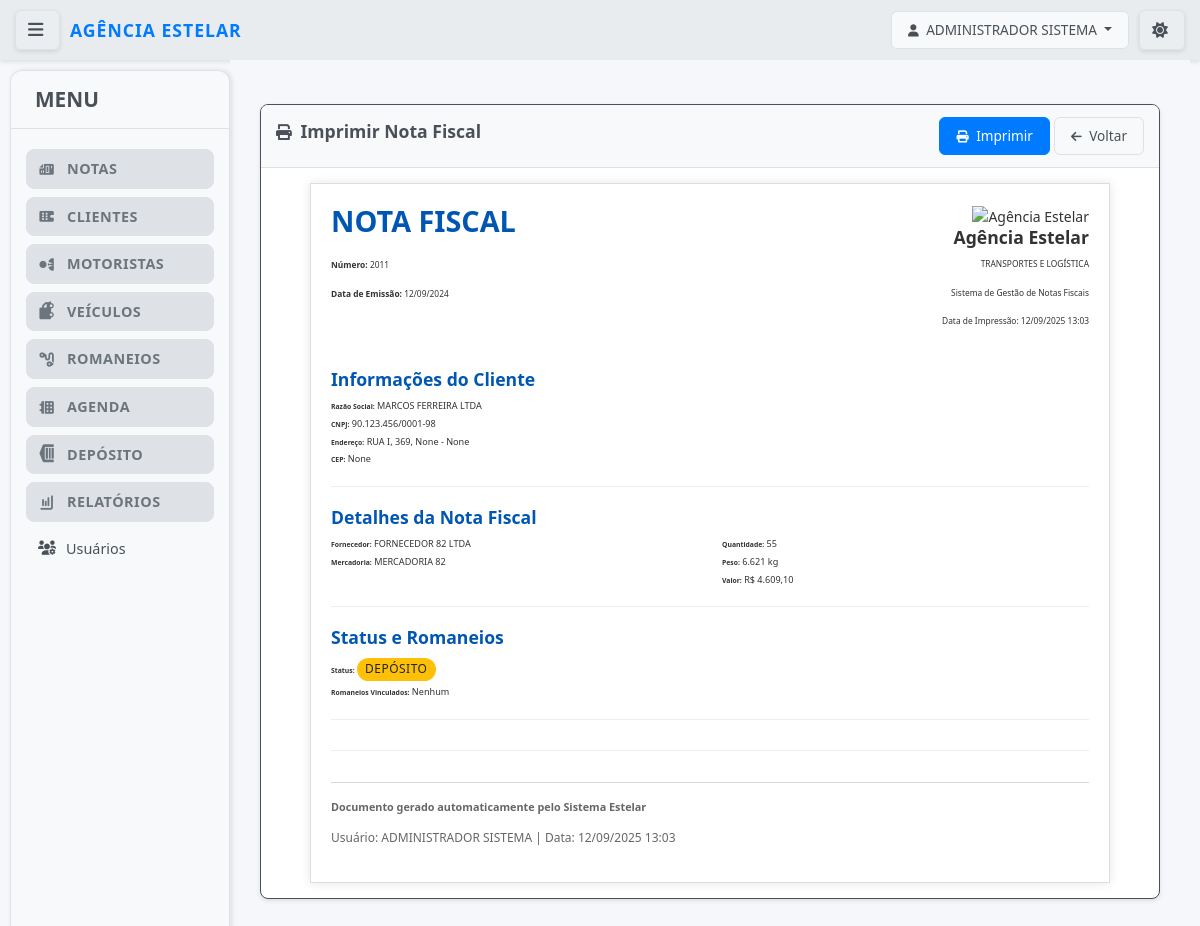
/notas/minhas-notas/456/imprimir/ (signed in), run on the app's committed database.
### notas/models.py (models this page shows, shortened)
class UpperCaseMixin:
    def save(self, *args, **kwargs):
        for field in self._meta.fields:
            if hasattr(field, 'max_length') and hasattr(self, field.name):
                value = getattr(self, field.name)
                if value and isinstance(value, str):
                    exclude_fields = [
                        'email', 'password', 'username', 'cpf', 'cnpj',
                        'cnh', 'chassi', 'renavam', 'placa', 'cep',
                        'telefone', 'rntrc', 'numero_consulta', 'tipo_usuario',
                        'status'  # Adicionado para não converter status para maiúsculo
                    ]
                    if field.name not in exclude_fields:
                        setattr(self, field.name, value.upper())
        super().save(*args, **kwargs)

class Usuario(UpperCaseMixin, AbstractUser):
    TIPO_USUARIO_CHOICES = [
        ('admin', 'Administrador'),
        ('funcionario', 'Funcionário'),
        ('cliente', 'Cliente'),
    ]
    tipo_usuario = models.CharField(
        max_length=20,
        choices=TIPO_USUARIO_CHOICES,
        default='funcionario',
        verbose_name="Tipo de Usuário"
    )
    cliente = models.ForeignKey(
        Cliente,
        on_delete=models.CASCADE,
        null=True,
        blank=True,
        verbose_name="Cliente Vinculado"
    )
    telefone = models.CharField(max_length=20, blank=True, verbose_name="Telefone")
    ultimo_acesso = models.DateTimeField(null=True, blank=True, verbose_name="Último Acesso")
    REQUIRED_FIELDS = ['email', 'first_name', 'last_name']
    USERNAME_FIELD = 'username'
    is_authenticated = True
    is_anonymous = False
    objects = UsuarioManager()
    class Meta:
        verbose_name = "Usuário"
        verbose_name_plural = "Usuários"
        ordering = ['username']
    def get_full_name(self):
        return f"{self.first_name} {self.last_name}".strip()
    @property
    def is_admin(self):
        return self.tipo_usuario == 'admin'
    @property
    def is_cliente(self):
        return self.tipo_usuario == 'cliente'
    def can_access_funcionalidades(self):
        return self.is_admin or self.is_funcionario

class NotaFiscal(UpperCaseMixin, models.Model):
    cliente = models.ForeignKey(Cliente, on_delete=models.PROTECT, related_name='notas_fiscais', verbose_name="Cliente")
    nota = models.CharField(max_length=50, verbose_name="Número da Nota")
    data = models.DateField(verbose_name="Data de Emissão") # Nome 'data' mantido, era o que o Django esperava
    fornecedor = models.CharField(max_length=200, verbose_name="Fornecedor")
    mercadoria = models.CharField(max_length=200, verbose_name="Mercadoria")
    quantidade = models.DecimalField(max_digits=10, decimal_places=2, verbose_name="Quantidade")
    peso = models.DecimalField(max_digits=10, decimal_places=2, verbose_name="Peso (kg)")
    valor = models.DecimalField(max_digits=10, decimal_places=2, verbose_name="Valor (R$)")
    STATUS_NF_CHOICES = [ # Renomeado para evitar conflito com Cliente.STATUS_CHOICES
        ('Depósito', 'Depósito'),
        ('Enviada', 'Enviada'),
    ]
    status = models.CharField(max_length=20, default='Depósito', choices=STATUS_NF_CHOICES, verbose_name="Status da NF")
    LOCAL_CHOICES = [
        ('1', 'Galpão 1'),
        ('2', 'Galpão 2'),
        ('3', 'Galpão 3'),
        ('4', 'Galpão 4'),
        ('5', 'Galpão 5'),
    ]
    local = models.CharField(max_length=10, choices=LOCAL_CHOICES, blank=True, null=True, verbose_name="Local")
    romaneios = models.ManyToManyField(
        'RomaneioViagem',
        related_name='notas_vinculadas', # Related_name para evitar conflito
        blank=True,
        verbose_name="Romaneios Vinculados"
    )
    class Meta:
        verbose_name = "Nota Fiscal"
        verbose_name_plural = "Notas Fiscais"
        ordering = ['-data', 'nota']
        constraints = [
            UniqueConstraint(fields=['nota', 'cliente', 'mercadoria', 'quantidade', 'peso'],
                             name='unique_nota_fiscal_por_campos_chave')
        ]

class Cliente(UpperCaseMixin, models.Model):
    razao_social = models.CharField(max_length=255, unique=True, verbose_name="Razão Social") # Adicionado unique=True
    cnpj = models.CharField(max_length=18, unique=True, blank=True, null=True, verbose_name="CNPJ")
    nome_fantasia = models.CharField(max_length=255, blank=True, null=True, verbose_name="Nome Fantasia")
    inscricao_estadual = models.CharField(max_length=20, blank=True, null=True, verbose_name="Inscrição Estadual")
    endereco = models.CharField(max_length=255, blank=True, null=True, verbose_name="Endereço")
    numero = models.CharField(max_length=10, blank=True, null=True, verbose_name="Número")
    complemento = models.CharField(max_length=255, blank=True, null=True, verbose_name="Complemento")
    bairro = models.CharField(max_length=100, blank=True, null=True, verbose_name="Bairro")
    cidade = models.CharField(max_length=100, blank=True, null=True, verbose_name="Cidade")
    estado = models.CharField(max_length=2, blank=True, null=True, verbose_name="Estado (UF)")
    cep = models.CharField(max_length=9, blank=True, null=True, verbose_name="CEP")
    telefone = models.CharField(max_length=20, blank=True, null=True, verbose_name="Telefone")
    email = models.EmailField(blank=True, null=True, verbose_name="Email")
    STATUS_CHOICES = [
        ('Ativo', 'Ativo'),
        ('Inativo', 'Inativo'),
    ]
    status = models.CharField(max_length=10, choices=STATUS_CHOICES, default='Ativo', verbose_name="Status")
    class Meta:
        verbose_name = "Cliente"
        verbose_name_plural = "Clientes"
        ordering = ['razao_social']

### notas/views.py (the view)
# urls.py: path('minhas-notas/<int:pk>/imprimir/', views.imprimir_nota_fiscal, name='imprimir_nota_fiscal'),
@login_required
@user_passes_test(is_cliente)
def imprimir_nota_fiscal(request, pk):
    nota = get_object_or_404(NotaFiscal, pk=pk)
    if request.user.tipo_usuario == 'cliente' and request.user.cliente != nota.cliente:
        messages.error(request, 'Você não tem permissão para acessar esta nota fiscal.')
        return redirect('notas:minhas_notas_fiscais')
    return render(request, 'notas/auth/imprimir_nota_fiscal.html', {
        'nota': nota
    })

### notas/templates/notas/auth/imprimir_nota_fiscal.html (shortened to what this page needs)
{% extends 'base.html' %}
{% load static %}
{% load format_filters %}
{% block content %}
<div class="container mt-4">
            <div class="card">
                <div class="card-header d-flex justify-content-between align-items-center">
                    <h3 class="card-title">
                        <i class="fas fa-print"></i> Imprimir Nota Fiscal
                    </h3>
                    <div class="print-actions-buttons">
                        <button onclick="window.print()" class="btn btn-primary">
                            <i class="fas fa-print"></i> Imprimir
                        </button>
                        <a href="{% url 'notas:minhas_notas_fiscais' %}" class="btn btn-secondary">
                            <i class="fas fa-arrow-left"></i> Voltar
                        </a>
                    </div>
                </div>
                <div class="card-body">
                    <div class="nota-fiscal-print-container">
                        <div class="print-header">
                            <div class="row">
                                <div class="col-6">
                                    <h1>NOTA FISCAL</h1>
                                    <p><strong>Número:</strong> {{ nota.nota }}</p>
                                    <p><strong>Data de Emissão:</strong> {{ nota.data|date:"d/m/Y" }}</p>
                                </div>
                                <div class="col-6 text-end">
                                    <div class="empresa-header-print">
                                        <img src="{% static 'logo-estelar.svg' %}" alt="Agência Estelar" class="print-logo-small">
                                        <div>
                                            <h4>Agência Estelar</h4>
                                            <p class="empresa-subtitle-small">TRANSPORTES E LOGÍSTICA</p>
                                            <p>Sistema de Gestão de Notas Fiscais</p>
                                            <p>Data de Impressão: {% now "d/m/Y H:i" %}</p>
                                        </div>
                                    </div>
                                </div>
                            </div>
                        </div>
                        <div class="print-section-top">
                            <h4>Informações do Cliente</h4>
                            <p><strong>Razão Social:</strong> {{ nota.cliente.razao_social }}</p>
                            <p><strong>CNPJ:</strong> {{ nota.cliente.cnpj }}</p>
                            <p><strong>Endereço:</strong> {{ nota.cliente.endereco }}, {{ nota.cliente.cidade }} - {{ nota.cliente.estado }}</p>
                            <p><strong>CEP:</strong> {{ nota.cliente.cep }}</p>
                        </div>
                        <div class="print-section-top">
                            <h4>Detalhes da Nota Fiscal</h4>
                            <div class="row">
                                <div class="col-md-6">
                                    <p><strong>Fornecedor:</strong> {{ nota.fornecedor }}</p>
                                    <p><strong>Mercadoria:</strong> {{ nota.mercadoria }}</p>
                                </div>
                                <div class="col-md-6">
                                    <p><strong>Quantidade:</strong> {{ nota.quantidade|format_brazilian_quantity }}</p>
                                    <p><strong>Peso:</strong> {{ nota.peso|format_brazilian_weight }}</p>
                                    <p><strong>Valor:</strong> {{ nota.valor|format_brazilian_currency }}</p>
                                </div>
                            </div>
                        </div>
                        <div class="print-section-top">
                            <h4>Status e Romaneios</h4>
                            <p><strong>Status:</strong>
                                <span class="badge {% if nota.status == 'Depósito' %}bg-warning{% else %}bg-ativo{% endif %}">
                                    {{ nota.get_status_display }}
                                </span>
                            </p>
                            {% if nota.romaneios_vinculados.all %}
                                <p><strong>Romaneios Vinculados:</strong></p>
                                <ul>
                                    {% for romaneio in nota.romaneios_vinculados.all %}
                                        <li>{{ romaneio.codigo }} - {{ romaneio.data_emissao|date:"d/m/Y" }}</li>
                                    {% endfor %}
                                </ul>
                            {% else %}
                                <p><strong>Romaneios Vinculados:</strong> Nenhum</p>
                            {% endif %}
                        </div>
                        <div class="print-footer">
                            <hr>
                            <p><strong>Documento gerado automaticamente pelo Sistema Estelar</strong></p>
                            <p>Usuário: {{ user.get_full_name|default:user.username }} | Data: {% now "d/m/Y H:i" %}</p>
                        </div>
                    </div>
                </div>
            </div>
        </div>
    </div>
</div>
{% endblock %}

### templates/base.html (shortened to what this page needs)
{% load static %}
<!DOCTYPE html>
<html lang="pt-BR">
<head>
    <link href="https://cdn.jsdelivr.net/npm/bootstrap@5.3.3/dist/css/bootstrap.min.css" rel="stylesheet">
            <link rel="stylesheet" href="{% static 'css/style.css' %}?v=4.8">
    <link rel="stylesheet" href="https://cdnjs.cloudflare.com/ajax/libs/font-awesome/6.0.0-beta3/css/all.min.css">
</head>
<body class="{% if not user.is_authenticated %}login-page{% endif %}">
    <div class="top-bar">
        {% if user.is_authenticated %}
        <button id="menu-toggle" class="btn btn-outline-light btn-sm menu-toggle-btn" title="Alternar Menu">
            <i class="fas fa-bars"></i>
        </button>
        {% endif %}
                        <div class="logo-container">
                            <a href="{% url 'notas:dashboard' %}" class="logo">Agência Estelar</a>
                        </div>
        <div class="user-area">
            <div class="user-info">
                {% if user.is_authenticated %}
                    <div class="dropdown">
                        <button class="btn btn-outline-light dropdown-toggle" type="button" id="userDropdown" data-bs-toggle="dropdown" aria-expanded="false">
                            <i class="fas fa-user"></i> {{ user.get_full_name|default:user.username }}
                        </button>
                    </div>
                {% else %}
                    <a href="{% url 'notas:login' %}" class="btn btn-outline-light">Login</a>
                {% endif %}
            </div>
            <button id="theme-toggle" class="btn btn-outline-light btn-sm theme-toggle-btn" title="Alternar Tema">
                <i id="theme-icon" class="fas fa-sun"></i>
            </button>
        </div>
    </div>
    <div class="main-wrapper">
        {% if user.is_authenticated %}
               <div class="sidebar">
           <div class="sidebar-header">
               <h3>MENU</h3>
           </div>
            <nav class="sidebar-nav">
                <ul class="nav-menu">
                    {% if user.can_access_funcionalidades %}
                    <li class="nav-group">
                        <div class="nav-group-header">
                            <i class="fas fa-file-invoice"></i>
                            <span>Notas</span>
                        </div>
                    </li>
                    <li class="nav-group">
                        <div class="nav-group-header">
                            <i class="fas fa-building"></i>
                            <span>Clientes</span>
                        </div>
                    </li>
                    <li class="nav-group">
                        <div class="nav-group-header">
                            <i class="fas fa-user-tie"></i>
                            <span>Motoristas</span>
                        </div>
                    </li>
                    <li class="nav-group">
                        <div class="nav-group-header">
                            <i class="fas fa-truck"></i>
                            <span>Veículos</span>
                        </div>
                    </li>
                    <li class="nav-group">
                        <div class="nav-group-header">
                            <i class="fas fa-route"></i>
                            <span>Romaneios</span>
                        </div>
                    </li>
                    {% if user.is_admin %}
                    <li class="nav-group">
                        <div class="nav-group-header">
                            <i class="fas fa-calendar-alt"></i>
                            <span>Agenda</span>
                        </div>
                    </li>
                    {% endif %}
                    <li class="nav-group">
                        <div class="nav-group-header">
                            <i class="fas fa-warehouse"></i>
                            <span>Depósito</span>
                        </div>
                    </li>
                    {% if user.is_admin %}
                    <li class="nav-group">
                        <div class="nav-group-header">
                            <i class="fas fa-chart-bar"></i>
                            <span>Relatórios</span>
                        </div>
                    </li>
                   <li class="nav-item">
                       <a href="{% url 'notas:listar_usuarios' %}">
                           <i class="fas fa-users-cog"></i> Usuários
                       </a>
                   </li>
                    {% endif %}
                    {% endif %}
                </ul>
            </nav>
        </div>
        {% endif %}
        <div class="main-content">
            {% block content %}{% endblock %}
</body>
</html>
</html>

### data on the page
Usuario: get_full_name "ADMINISTRADOR SISTEMA"
NotaFiscal: nota "2011", data "12/09/2024", cliente.razao_social "MARCOS FERREIRA LTDA", cliente.cnpj "90.123.456/0001-98", cliente.endereco "RUA I, 369", cliente.cidade "None", cliente.estado "None", cliente.cep "None", fornecedor "FORNECEDOR 82 LTDA", mercadoria "MERCADORIA 82", quantidade "55", peso "6.621 kg", valor "R$ 4.609,10", status "DEPÓSITO"
